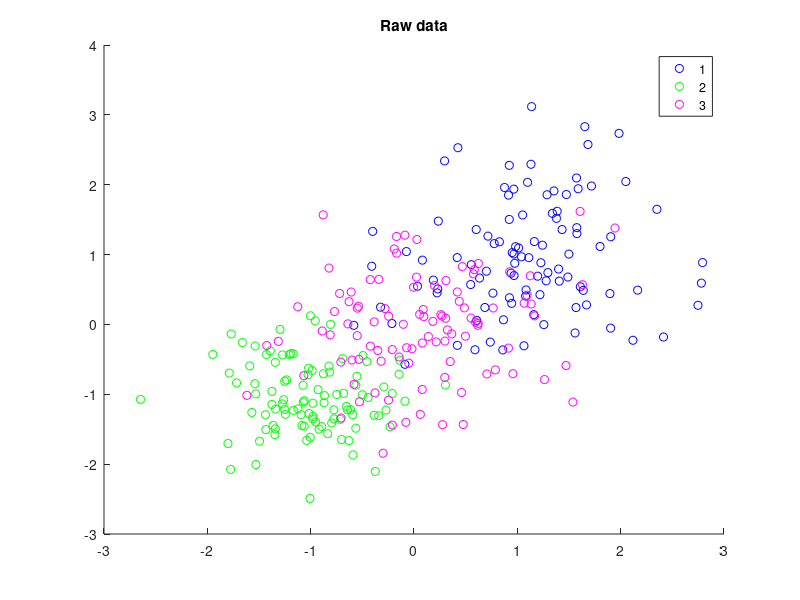
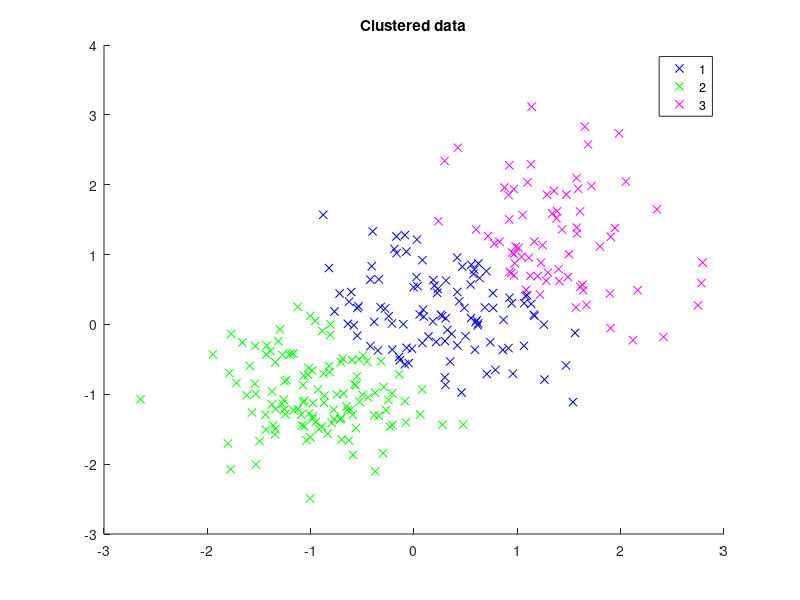

These charts were generated, in order, by the following MATLAB code: (Note: this script raises an error after producing the figures.)
clear 
close all 
clc


rng('default') % for reproducibility of demo
X = [randn(100,2)*0.75+ones(100,2);
    randn(100,2)*0.5-ones(100,2);
    randn(100,2)*0.75];
groupID = repelem(1:3,1,100)';   % known group ID for each point
figure()
gscatter(X(:,1), X(:,2), groupID, 'bgm', 'o')
title('Raw data')

k = 3;
[idx,C] = kmeans(X,k);
% Plot clusters
figure(); 
gscatter(X(:,1), X(:,2), idx, 'bgm', 'x')
title('Clustered data')


T = array2table(zeros(k,3),'VariableName',{'cluster','dominantGroup','percentSame'}); 
for i = 1:k
    counts = histcounts(groupID(idx==i),'BinMethod','integers','BinLimits',[1,k]);
    [maxCount, maxIdx] = max(counts);
    T.cluster(i) = i; 
    T.dominantGroup(i) = maxIdx;
    T.percentSame(i) = maxCount/sum(counts);
end
disp(T)